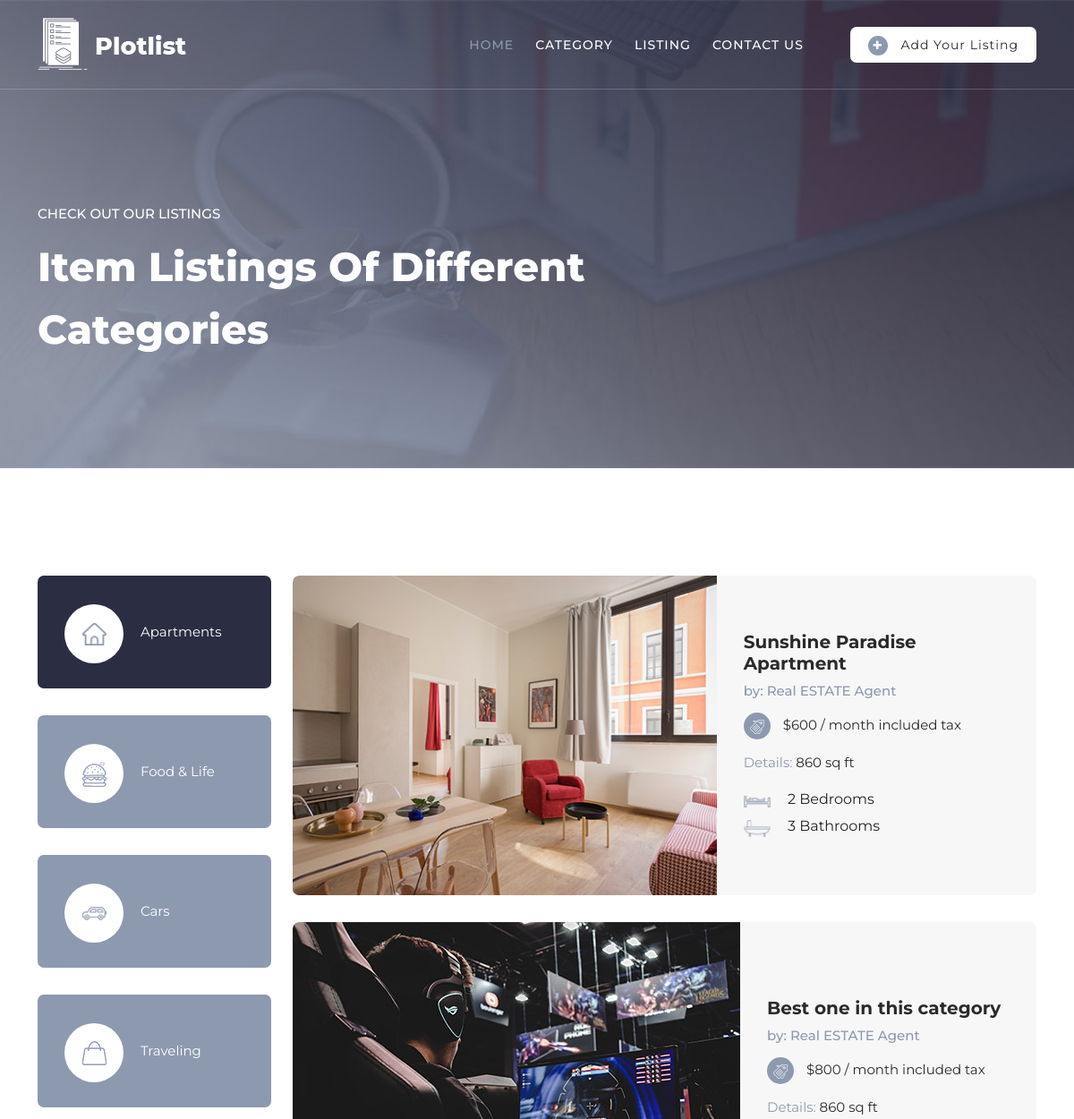
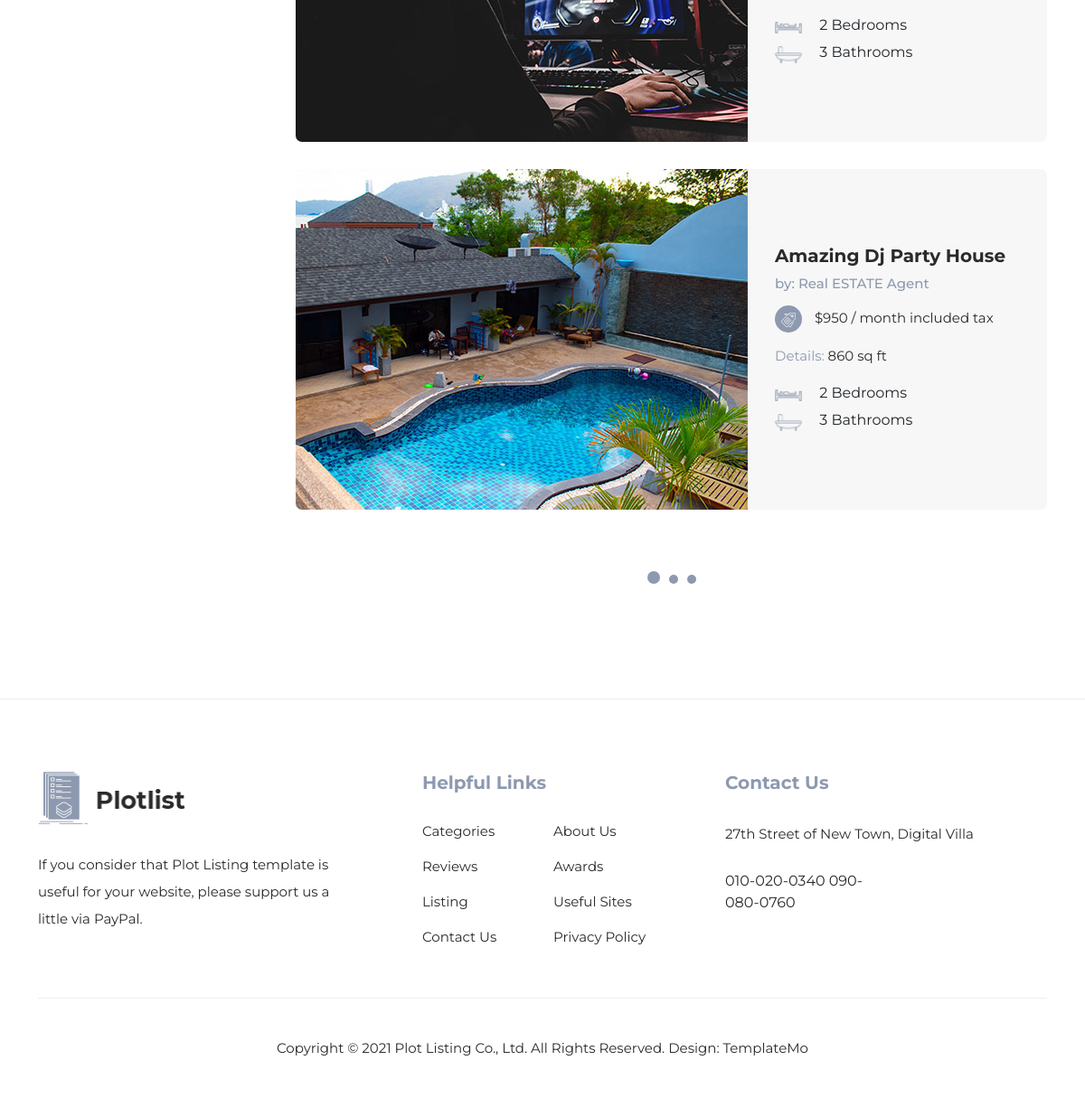
The page /listing/ on the database its author committed (2 pictures, top to bottom).
### website/models.py (models this page shows, shortened)
class Base(models.Model):
    date_add = models.DateTimeField(auto_now_add=True)
    date_update = models.DateTimeField(auto_now=True)
    status = models.BooleanField(default=True)
    class Meta:
        abstract = True

class Website(Base):
    adresse = models.CharField(max_length=255 , null=True)
    mapp = models.TextField()
    phone= models.CharField(max_length=255)
    logo_site = models.FileField(upload_to='images')
    logo_site_footer = models.FileField(upload_to='images' , null=True)
    nom_site = models.CharField(max_length=255)
    titre_categorie = models.CharField(max_length=255)
    titre_contact = models.CharField(max_length=255)
    titre_listing = models.CharField(max_length=255)
    class Meta:
        verbose_name = 'Website'
        verbose_name_plural = 'Websites'

class Configuration(Base):
    desc_categorie = models.TextField()
    desc_contact = models.TextField()
    desc_listing = models.TextField()
    desc_footer = models.TextField()
    copyrights = models.TextField()
    class Meta:
        verbose_name = 'Configuration'
        verbose_name_plural = 'Configurations'

### website/views.py (the view)
# urls.py: path('listing/', views.listing , name='listing'),
def listing(request):
    return render(request, 'listing.html')

### Our_service/context_processors.py (called while the page is built)
def website(request):
    website =   models_website.Website.objects.filter(status=True).first()
    config =   models_website.Configuration.objects.filter(status=True).first()
    return locals()

### templates/listing.html (shortened to what this page needs)
{% extends 'base/base.html' %}
{% load static %}
{% block content %}
  <div class="page-heading">
    <div class="container">
      <div class="row">
        <div class="col-lg-8">
          <div class="top-text header-text">
            <h6>Check Out Our Listings</h6>
            <h2>Item listings of Different Categories</h2>
          </div>
        </div>
      </div>
    </div>
  </div>
  <div class="listing-page">
    <div class="container">
      <div class="row">
        <div class="col-lg-12">
          <div class="naccs">
            <div class="grid">
              <div class="row">
                <div class="col-lg-3">
                  <div class="menu">
                    <div class="first-thumb active">
                      <div class="thumb">
                        <span class="icon"><img src="{% static 'assets/images/search-icon-01.png' %}" alt=""></span>
                        Apartments
                      </div>
                    </div>
                    <div>
                      <div class="thumb">
                        <span class="icon"><img src="{% static 'assets/images/search-icon-02.png' %}" alt=""></span>
                        Food &amp; Life
                      </div>
                    </div>
                    <div>
                      <div class="thumb">
                        <span class="icon"><img src="{% static 'assets/images/search-icon-03.png' %}" alt=""></span>
                        Cars
                      </div>
                    </div>
                    <div class="last-thumb">
                      <div class="thumb">
                        <span class="icon"><img src="{% static 'assets/images/search-icon-04.png' %}" alt=""></span>
                        Traveling
                      </div>
                    </div>
                  </div>
                </div>
                <div class="col-lg-9">
                  <ul class="nacc">
                    <li class="active">
                      <div>
                        <div class="col-lg-12">
                          <div class="owl-carousel owl-listing">
                            <div class="item">
                              <div class="row">
                                <div class="col-lg-12">
                                  <div class="listing-item">
                                    <div class="left-image">
                                      <a href="#"><img src="{% static 'assets/images/listing-01.jpg' %}" alt=""></a>
                                    </div>
                                    <div class="right-content align-self-center">
                                      <a href="#"><h4>Sunshine Paradise Apartment</h4></a>
                                      <h6>by: Real ESTATE Agent</h6>
                                      <span class="price"><div class="icon"><img src="{% static 'assets/images/listing-icon-01.png' %}" alt=""></div> $600 / month included tax</span>
                                      <span class="details">Details: <em>860 sq ft</em></span>
                                      <span class="info"><img src="{% static 'assets/images/listing-icon-02.png'%} " alt=""> 2 Bedrooms<br><img src="{% static 'assets/images/listing-icon-03.png' %}" alt=""> 3 Bathrooms</span>
                                    </div>
                                  </div>
                                </div>
                                <div class="col-lg-12">
                                  <div class="listing-item">
                                    <div class="left-image">
                                      <a href="#"><img src="{% static 'assets/images/listing-02.jpg' %}" alt=""></a>
                                    </div>
                                    <div class="right-content align-self-center">
                                      <a href="#"><h4>Best one in this category</h4></a>
                                      <h6>by: Real ESTATE Agent</h6>
                                      <span class="price"><div class="icon"><img src="{% static 'assets/images/listing-icon-01.png' %}" alt=""></div> $800 / month included tax</span>
                                      <span class="details">Details: <em>860 sq ft</em></span>
                                      <span class="info"><img src="{% static 'assets/images/listing-icon-02.png'%} " alt=""> 2 Bedrooms<br><img src="{% static 'assets/images/listing-icon-03.png' %}" alt=""> 3 Bathrooms</span>
                                    </div>
                                  </div>
                                </div>
                                <div class="col-lg-12">
                                  <div class="listing-item">
                                    <div class="left-image">
                                      <a href="#"><img src="{% static 'assets/images/listing-03.jpg' %}" alt=""></a>
                                    </div>
                                    <div class="right-content align-self-center">
                                      <a href="#"><h4>Amazing Dj Party House</h4></a>
                                      <h6>by: Real ESTATE Agent</h6>
                                      <span class="price"><div class="icon"><img src="{% static 'assets/images/listing-icon-01.png' %}" alt=""></div> $950 / month included tax</span>
                                      <span class="details">Details: <em>860 sq ft</em></span>
                                      <span class="info"><img src="{% static 'assets/images/listing-icon-02.png'%} " alt=""> 2 Bedrooms<br><img src="{% static 'assets/images/listing-icon-03.png' %}" alt=""> 3 Bathrooms</span>
                                    </div>
                                  </div>
                                </div>
                              </div>
                            </div>
                          </div>
                        </div>
                      </div>
                    </li>
                  </ul>
                </div>
              </div>
            </div>
          </div>
        </div>
      </div>
    </div>
  </div>
{% endblock content %}

### templates/base/base.html (shortened to what this page needs)
{% load static %}
<!DOCTYPE html>
<html lang="en">
    <head>
    <link href="{% static 'vendor/bootstrap/css/bootstrap.min.css' %}" rel="stylesheet">
    <link rel="stylesheet" href="{% static 'assets/css/fontawesome.css' %}">
    <link rel="stylesheet" href="{% static 'assets/css/templatemo-plot-listing.css' %}">
    <link rel="stylesheet" href="{% static 'assets/css/animated.css' %}">
    <link rel="stylesheet" href="{% static 'assets/css/owl.css' %}">
    </head>
<body>
    <header class="header-area header-sticky wow slideInDown" data-wow-duration="0.75s" data-wow-delay="0s">
    <div class="container">
        <div class="row">
        <div class="col-12">
            <nav class="main-nav">
            <a href="{% url 'index' %}" class="logo" style = "background-image: url({{ website.logo_site.url}});">
            </a>
            <ul class="nav">
                <li><a href="{% url 'index' %}" class="active">Home</a></li>
                <li><a href="{% url 'category' %}">Category</a></li>
                <li><a href="{% url 'listing' %}">Listing</a></li>
                <li><a href="{% url 'contact' %}">Contact Us</a></li>
                <li><div class="main-white-button"><a href="#"><i class="fa fa-plus"></i> Add Your Listing</a></div></li>
            </ul>
            </nav>
        </div>
        </div>
    </div>
    </header>
    {% block content %}
    {% endblock content %}
    <footer>
    <div class="container">
        <div class="row">
        <div class="col-lg-4">
            <div class="about">
            <div class="logo">
                <img src="{{website.logo_site_footer.url}}" alt="Plot Listing">
            </div>
            <p>{{config.desc_footer}}</p>
            </div>
        </div>
        <div class="col-lg-4">
            <div class="helpful-links">
            <h4>Helpful Links</h4>
            <div class="row">
                <div class="col-lg-6 col-sm-6">
                <ul>
                    <li><a href="#">Categories</a></li>
                    <li><a href="#">Reviews</a></li>
                    <li><a href="#">Listing</a></li>
                    <li><a href="#">Contact Us</a></li>
                </ul>
                </div>
                <div class="col-lg-6">
                <ul>
                    <li><a href="#">About Us</a></li>
                    <li><a href="#">Awards</a></li>
                    <li><a href="#">Useful Sites</a></li>
                    <li><a href="#">Privacy Policy</a></li>
                </ul>
                </div>
            </div>
            </div>
        </div>
        <div class="col-lg-4">
            <div class="contact-us">
            <h4>Contact Us</h4>
            <p>{{website.adresse}}</p>
            <div class="row">
                <div class="col-lg-6">
                <a href="#">{{website.phone}}</a>
                </div>
            </div>
            </div>
        </div>
        <div class="col-lg-12">
            <div class="sub-footer">
            <p>{{config.copyrights}}
            </div>
        </div>
        </div>
    </div>
    </footer>
</body>
</html>

### rows shown on the page
Website: logo_site (picture), logo_site_footer (picture), adresse "27th Street of New Town, Digital Villa", phone "010-020-0340 090-080-0760"
Configuration: desc_footer "If you consider that Plot Listing template is useful for your website, please support us a little via PayPal.", copyrights "Copyright © 2021 Plot Listing Co., Ltd. All Rights Reserved. Design: TemplateMo"
